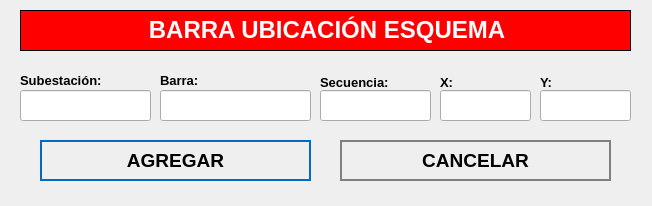
<?xml version="1.0" encoding="UTF-8"?>
<ui version="4.0">
 <class>NewBook</class>
 <widget class="QWidget" name="NewBook">
  <property name="geometry">
   <rect>
    <x>0</x>
    <y>0</y>
    <width>652</width>
    <height>206</height>
   </rect>
  </property>
  <property name="windowTitle">
   <string>Nuevo Registro</string>
  </property>
  <property name="styleSheet">
   <string notr="true">QPushButton
{	
	height: 2em;
 	border-style: solid;
	border-width: 2px;
 	border-color: grey;
	font-weight: bold;
}

QPushButton:hover
{
   	background-color:grey;
	color:white;
}</string>
  </property>
  <widget class="QLabel" name="label">
   <property name="geometry">
    <rect>
     <x>20</x>
     <y>10</y>
     <width>611</width>
     <height>41</height>
    </rect>
   </property>
   <property name="font">
    <font>
     <underline>false</underline>
    </font>
   </property>
   <property name="autoFillBackground">
    <bool>false</bool>
   </property>
   <property name="styleSheet">
    <string notr="true">background-color: red;</string>
   </property>
   <property name="frameShape">
    <enum>QFrame::Box</enum>
   </property>
   <property name="text">
    <string>&lt;html&gt;&lt;head/&gt;&lt;body&gt;&lt;p align=&quot;center&quot;&gt;&lt;span style=&quot; font-size:18pt; font-weight:600; color:#ffffff;&quot;&gt;BARRA UBICACIÓN ESQUEMA&lt;/span&gt;&lt;/p&gt;&lt;/body&gt;&lt;/html&gt;</string>
   </property>
  </widget>
  <widget class="QLineEdit" name="inputSecuencia">
   <property name="geometry">
    <rect>
     <x>320</x>
     <y>90</y>
     <width>111</width>
     <height>31</height>
    </rect>
   </property>
   <property name="font">
    <font>
     <pointsize>12</pointsize>
    </font>
   </property>
  </widget>
  <widget class="QPushButton" name="addButton">
   <property name="geometry">
    <rect>
     <x>40</x>
     <y>140</y>
     <width>271</width>
     <height>41</height>
    </rect>
   </property>
   <property name="font">
    <font>
     <pointsize>14</pointsize>
     <weight>75</weight>
     <bold>true</bold>
    </font>
   </property>
   <property name="cursor">
    <cursorShape>PointingHandCursor</cursorShape>
   </property>
   <property name="styleSheet">
    <string notr="true">QPushButton
{	
	height: 2em;
 	border-style: solid;
	border-width: 2px;
 	border-color: #0069c0;
	font-weight: bold;
}

QPushButton:hover
{
   	background-color:#0069c0;
	color:white;
}</string>
   </property>
   <property name="text">
    <string>AGREGAR</string>
   </property>
   <property name="icon">
    <iconset>
     <normaloff>../assets/icons/add-icon.png</normaloff>../assets/icons/add-icon.png</iconset>
   </property>
   <property name="iconSize">
    <size>
     <width>30</width>
     <height>30</height>
    </size>
   </property>
   <property name="autoDefault">
    <bool>true</bool>
   </property>
   <property name="default">
    <bool>true</bool>
   </property>
   <property name="flat">
    <bool>true</bool>
   </property>
  </widget>
  <widget class="QLineEdit" name="inputY">
   <property name="geometry">
    <rect>
     <x>540</x>
     <y>90</y>
     <width>91</width>
     <height>31</height>
    </rect>
   </property>
   <property name="font">
    <font>
     <pointsize>12</pointsize>
    </font>
   </property>
   <property name="maxLength">
    <number>14</number>
   </property>
  </widget>
  <widget class="QLineEdit" name="inputX">
   <property name="geometry">
    <rect>
     <x>440</x>
     <y>90</y>
     <width>91</width>
     <height>31</height>
    </rect>
   </property>
   <property name="font">
    <font>
     <pointsize>12</pointsize>
    </font>
   </property>
   <property name="maxLength">
    <number>14</number>
   </property>
  </widget>
  <widget class="QPushButton" name="cancelButton">
   <property name="geometry">
    <rect>
     <x>340</x>
     <y>140</y>
     <width>271</width>
     <height>41</height>
    </rect>
   </property>
   <property name="font">
    <font>
     <pointsize>14</pointsize>
     <weight>75</weight>
     <bold>true</bold>
    </font>
   </property>
   <property name="cursor">
    <cursorShape>PointingHandCursor</cursorShape>
   </property>
   <property name="styleSheet">
    <string notr="true">QPushButton
{	
	height: 2em;
 	border-style: solid;
	border-width: 2px;
 	border-color: grey;
	font-weight: bold;
}

QPushButton:hover
{
   	background-color:grey;
	color:white;
}</string>
   </property>
   <property name="text">
    <string>CANCELAR</string>
   </property>
   <property name="icon">
    <iconset>
     <normaloff>../assets/icons/cancel-icon.png</normaloff>../assets/icons/cancel-icon.png</iconset>
   </property>
   <property name="iconSize">
    <size>
     <width>30</width>
     <height>30</height>
    </size>
   </property>
   <property name="autoDefault">
    <bool>true</bool>
   </property>
   <property name="default">
    <bool>true</bool>
   </property>
   <property name="flat">
    <bool>true</bool>
   </property>
  </widget>
  <widget class="QLabel" name="label_autoriza">
   <property name="geometry">
    <rect>
     <x>20</x>
     <y>70</y>
     <width>101</width>
     <height>21</height>
    </rect>
   </property>
   <property name="text">
    <string>&lt;html&gt;&lt;head/&gt;&lt;body&gt;&lt;p&gt;&lt;span style=&quot; font-size:10pt; font-weight:600;&quot;&gt;Subestación:&lt;/span&gt;&lt;/p&gt;&lt;/body&gt;&lt;/html&gt;</string>
   </property>
  </widget>
  <widget class="QLineEdit" name="inputCodigo">
   <property name="geometry">
    <rect>
     <x>20</x>
     <y>90</y>
     <width>131</width>
     <height>31</height>
    </rect>
   </property>
   <property name="font">
    <font>
     <pointsize>12</pointsize>
    </font>
   </property>
  </widget>
  <widget class="QLabel" name="label_motivoVisita_4">
   <property name="geometry">
    <rect>
     <x>320</x>
     <y>70</y>
     <width>111</width>
     <height>25</height>
    </rect>
   </property>
   <property name="text">
    <string>&lt;html&gt;&lt;head/&gt;&lt;body&gt;&lt;p&gt;&lt;span style=&quot; font-size:10pt; font-weight:600;&quot;&gt;Secuencia:&lt;/span&gt;&lt;/p&gt;&lt;/body&gt;&lt;/html&gt;</string>
   </property>
  </widget>
  <widget class="QLabel" name="label_area_2">
   <property name="geometry">
    <rect>
     <x>160</x>
     <y>70</y>
     <width>151</width>
     <height>21</height>
    </rect>
   </property>
   <property name="text">
    <string>&lt;html&gt;&lt;head/&gt;&lt;body&gt;&lt;p&gt;&lt;span style=&quot; font-size:10pt; font-weight:600;&quot;&gt;Barra:&lt;/span&gt;&lt;/p&gt;&lt;/body&gt;&lt;/html&gt;</string>
   </property>
  </widget>
  <widget class="QLabel" name="label_horaSalida_3">
   <property name="geometry">
    <rect>
     <x>540</x>
     <y>70</y>
     <width>81</width>
     <height>25</height>
    </rect>
   </property>
   <property name="text">
    <string>&lt;html&gt;&lt;head/&gt;&lt;body&gt;&lt;p&gt;&lt;span style=&quot; font-size:10pt; font-weight:600;&quot;&gt;Y:&lt;/span&gt;&lt;/p&gt;&lt;/body&gt;&lt;/html&gt;</string>
   </property>
  </widget>
  <widget class="QLineEdit" name="inputBarra">
   <property name="geometry">
    <rect>
     <x>160</x>
     <y>90</y>
     <width>151</width>
     <height>31</height>
    </rect>
   </property>
   <property name="font">
    <font>
     <pointsize>12</pointsize>
    </font>
   </property>
  </widget>
  <widget class="QLabel" name="label_horaIngreso_3">
   <property name="geometry">
    <rect>
     <x>440</x>
     <y>70</y>
     <width>71</width>
     <height>25</height>
    </rect>
   </property>
   <property name="text">
    <string>&lt;html&gt;&lt;head/&gt;&lt;body&gt;&lt;p&gt;&lt;span style=&quot; font-size:10pt; font-weight:600;&quot;&gt;X:&lt;/span&gt;&lt;/p&gt;&lt;/body&gt;&lt;/html&gt;</string>
   </property>
  </widget>
 </widget>
 <resources/>
 <connections/>
</ui>
